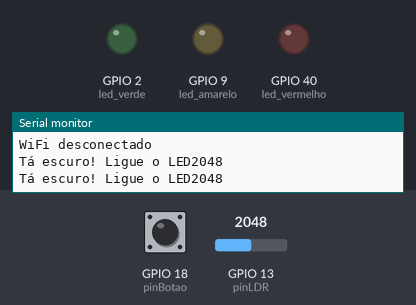
The sketch below on a simulated ESP32-S3. On the bench: output pins drawn as LEDs (lit = HIGH), the last lines printed to the serial monitor. The test bench sets the inputs (shaded band); at power-on: GPIO 13 (pinLDR) = 2048, GPIO 18 (pinBotao) HIGH. WiFi joins after 1.5 s; servers stay silent unless stated.

Above: at 5.3 s.
5.4 s: GPIO 13 (pinLDR) set to 638
12.7 s: GPIO 13 (pinLDR) set to 544
At 17.1 s:
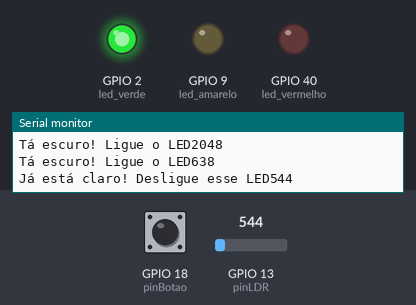
At 22.1 s:
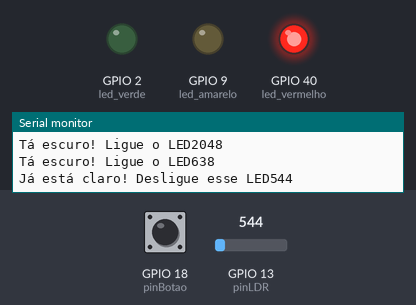
22.5 s: GPIO 13 (pinLDR) set to 640
27.9 s: GPIO 13 (pinLDR) set to 560
At 37.1 s:
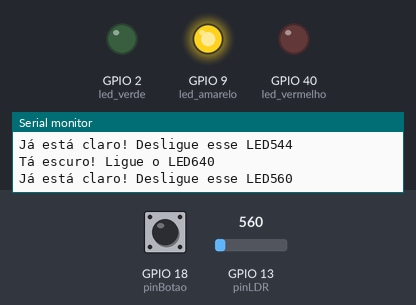
Timing chart, 0 to 38.5 s (numbered marks = the images above; inputs shaded):
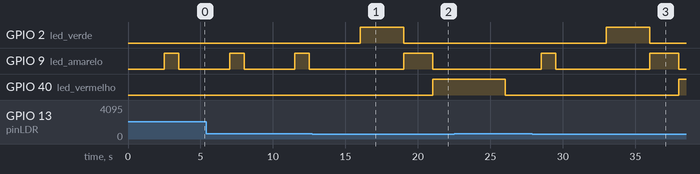

Measured:
- the behaviour switches between 600 and 599 on GPIO 13 (pinLDR) (found by bisection; images 0 and 1)
- after the input at 12.7 s, GPIO 2 (led_verde): LOW → HIGH after 3.3 s, → LOW 3.0 s later; GPIO 40 (led_vermelho): LOW → HIGH after 8.3 s
- after the input at 27.9 s, GPIO 2 (led_verde): LOW → HIGH after 5.1 s, → LOW 3.0 s later; GPIO 40 (led_vermelho): LOW → HIGH after 10.1 s

The sketch:

sketch.ino
```cpp
// (OK) 1) Todo o código deve estar padronizado para inglês ou português, incluindo comentários (1,0 ponto)
// (OK) 2) Todas as entradas e saídas devem estar declaradas corretamente na inicialização (1,0 ponto);
// (OK) 3) Todos os leds devem estar apagados na inicialização (até 1,0 ponto);
// (OK) 4) Quando estiver escuro (segundo a leitura analógica do sensor LDR), o protótipo deve ativar o modo noturno e piscar o led amarelo a cada segundo (até 1,0 ponto);
// (OK) 5) Quando estiver claro (segundo a leitura analógica do sensor LDR), o protótipo deve ativar o modo convencional e fazer a temporização alternando entre verde (3 segundos), amarelo (2 segundos) e vermelho (5 segundos) (até 2,0 pontos);

// Importação das bibliotecas necessárias para conexão Wi-fi
#include <WiFi.h>
#include <HTTPClient.h>

// Com o #define, declaramos os pinos como variáveis
#define led_verde 2 // Pino utilizado para controle do led verde
#define led_vermelho 40 // Pino utilizado para controle do led vermelho
#define led_amarelo 9 // Pino utilizado para controle do led amarelo
#define pinBotao 18 // Pino utilizado para o controle do botão
#define pinLDR 13 // Pino utilizado para a verificação do sensor LDR

int threshold=600;

void setup() {

  // Configuração inicial dos pinos para controle dos leds como OUTPUTs (saídas) do ESP32
  pinMode(led_verde,OUTPUT);
  pinMode(led_vermelho,OUTPUT);
  pinMode(led_amarelo,OUTPUT);

  // Inicialização das entradas
  pinMode(pinBotao, INPUT_PULLUP); // Configura o pinBotao como INPUT_PULLUP para evitar resistores externos

  // Nas portas digitais, escreve o estado de cada LED como low
  digitalWrite(led_verde, LOW);
  digitalWrite(led_vermelho, LOW);
  digitalWrite(led_amarelo, LOW);

  Serial.begin(9600); // Configuração para debug por interface serial entre ESP e computador com baud rate de 9600

  WiFi.begin("Wokwi-GUEST", ""); // Conexão à rede WiFi aberta com SSID Wokwi-GUEST

  // Verifica estado do botão
  int estadoBotao = digitalRead(pinBotao);
  if (estadoBotao == LOW) {
    Serial.println("Botão pressionado!");
  } else {
    Serial.println("Botão não pressionado!");
  }

  // O seguinte bloco de código contendo as funcionalidades de requisição e conexão com a internet não teve algumas variáveis alteradas, na intenção de não se quebrar o código padrão.
  if(WiFi.status() == WL_CONNECTED){ // Se o ESP32 estiver conectado à Internet
    HTTPClient http;

    String serverPath = "http://www.google.com.br/"; // Endpoint da requisição HTTP

    http.begin(serverPath.c_str());

    int httpResponseCode = http.GET(); // Código do Resultado da Requisição HTTP

    if (httpResponseCode>0) {
      Serial.print("Código de resposta HTTP: ");
      Serial.println(httpResponseCode);
      String payload = http.getString();
      Serial.println(payload);
      }
    else {
      Serial.print("Erro de código: ");
      Serial.println(httpResponseCode);
      }
      http.end();
    }

  else {
    Serial.println("WiFi desconectado");
  }
}

// Função que será executada constantemente enquanto o código estiver em funcionamento
void loop() {

  // Guarda na variável estado LDR a leitura analógica do pin do sensor de luminosidade (LDR)
  int estadoLDR=analogRead(pinLDR);

  // Se o estado do LDR for menor ou igual ao limiar (thresold), significa que está escuro
  if(estadoLDR>=threshold){
    Serial.print("Tá escuro! Ligue o LED"); // É printado um aviso
    Serial.println(estadoLDR); // É printado o valor do LDR, da luminosidade

    // Delay para LEDS inicializarem desligados
    delay(2500);
    // Liga o LED amarelo
    digitalWrite(led_amarelo, HIGH); // Liga o LED
    delay(1000); // Espera 1 seg
    digitalWrite(led_amarelo, LOW); // Desliga o LED
    delay(1000); // Espera 1 seg
  }else if (estadoLDR<threshold){
    Serial.print("Já está claro! Desligue esse LED"); // Se não tiver escuro, é printado um aviso de que está claro
    Serial.println(estadoLDR); // É printado o valor do LDR, da luminosidade

 // Delay para LEDS inicializarem desligados
   delay(2500);

    // Liga o LED verde
    digitalWrite(led_verde, HIGH); // Liga o LED
    delay(3000); // Espera 1 seg
    digitalWrite(led_verde, LOW); // Desliga o LED

    // Liga o LED amarelo
    digitalWrite(led_amarelo, HIGH); // Liga o LED
    delay(2000); // Espera 1 seg
    digitalWrite(led_amarelo, LOW); // Desliga o LED

     // Liga o LED amarelo
    digitalWrite(led_vermelho, HIGH); // Liga o LED
    delay(5000); // Espera 1 seg
    digitalWrite(led_vermelho, LOW); // Desliga o LED
  }else {
    Serial.println("inválido");
  }
}
```
